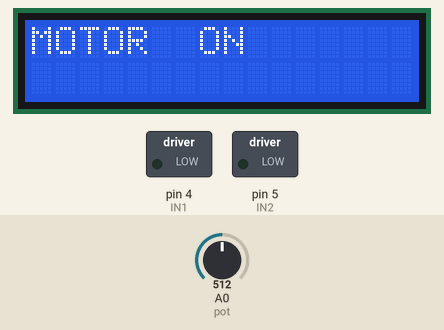
Recording of a sketch running on a simulated Arduino Uno, built with avr-gcc and run on an emulated ATmega328P. Shown: 16×2 character LCD, switched loads named in the sketch (green lamp = pin HIGH). The test bench sets the inputs (shaded band); at power-on: A0 (pot) = 512.

Above: at 1.2 s.
1.3 s: A0 (pot) set to 6
2.8 s: A0 (pot) set to 3
At 3.8 s:
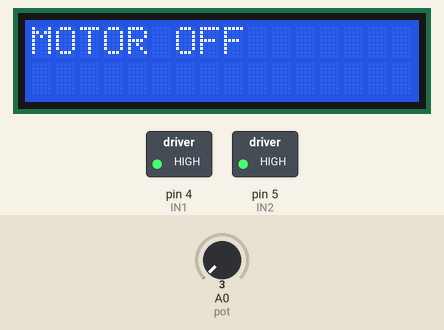
4.3 s: A0 (pot) set to 716
At 5.0 s:
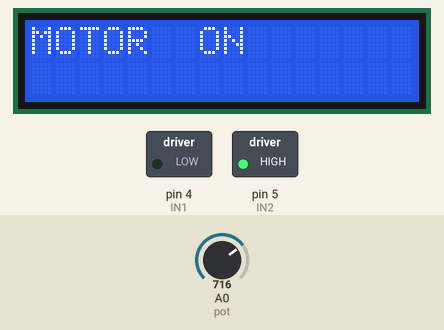
5.8 s: A0 (pot) set to 511
At 6.9 s:
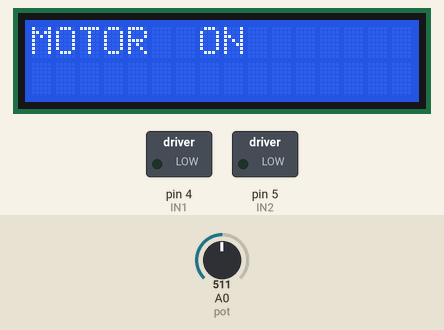
7.8 s: A0 (pot) set to 525
At 9.1 s:
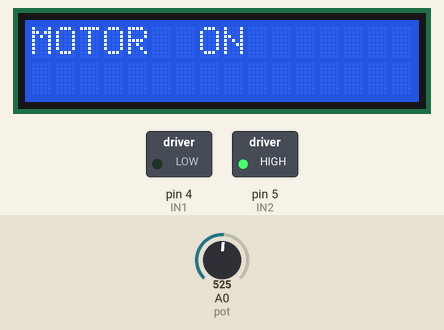
Timing chart, 0 to 10.3 s (numbered marks = the images above; inputs shaded):
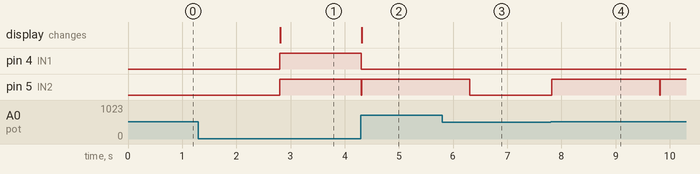

Measured:
- the behaviour switches between 5 and 4 on A0 (pot) (found by bisection; images 0 and 1)
- the behaviour switches between 517 and 518 on A0 (pot) (found by bisection; images 3 and 4)
- after the input at 1.3 s, every drawn part: stays the same
- after the input at 2.8 s, pin 4 (IN1), pin 5 (IN2): LOW → HIGH at once; the display: changes at once (image 1)
- after the input at 4.3 s, pin 4 (IN1): HIGH → LOW at once; pin 5 (IN2): HIGH → LOW at once, → HIGH 0.01 s later; the display: changes at once (image 2)
- after the input at 5.8 s, pin 5 (IN2): goes on until 6.3 s, then stays LOW
- after the input at 7.8 s, pin 5 (IN2): LOW → HIGH at once, → LOW 2.0 s later, → HIGH 0.01 s later

The sketch:

PONTE_H.ino
```cpp
#include <Wire.h>
#include <LiquidCrystal_I2C.h>

LiquidCrystal_I2C lcd(0x27, 2, 1, 0, 4, 5, 6, 7, 3, POSITIVE);

int IN1 = 4;
int IN2 = 5;

int pot = A0;
int valorPot = 0;

void setup() {
  pinMode(IN1, OUTPUT);
  pinMode(IN2, OUTPUT);
  pinMode(pot, INPUT);
  lcd.begin(16, 2);        // Dimensão da tela
  lcd.setBacklight(HIGH);  //Liga a luz de fundo
}

void loop() {

  //LIGAR MOTOR
  valorPot = analogRead(pot);
  valorPot = map(valorPot, 0, 1023, 0, 255);
  //lcd.clear(); // apaga o texto escrito no Display
  if (valorPot > 1) {


    analogWrite(IN1, HIGH);
    analogWrite(IN2, LOW);

    lcd.setCursor(0, 0);  // coluna 0, linha 0
    lcd.print("MOTOR  ON");
  }
  //Anti horario
  if (valorPot > 128){

    digitalWrite(IN1, LOW);
    digitalWrite(IN2, HIGH);
    delay(2000);
  }

  //PARAR MOTOR
  if (valorPot == 0) {
    digitalWrite(IN1, HIGH);
    digitalWrite(IN2, HIGH);
    lcd.setCursor(0, 0);     // coluna 0, linha 0
    lcd.print("MOTOR OFF");  // Insira seu texto Aqui, dentro das Aspas
  }
}
```
